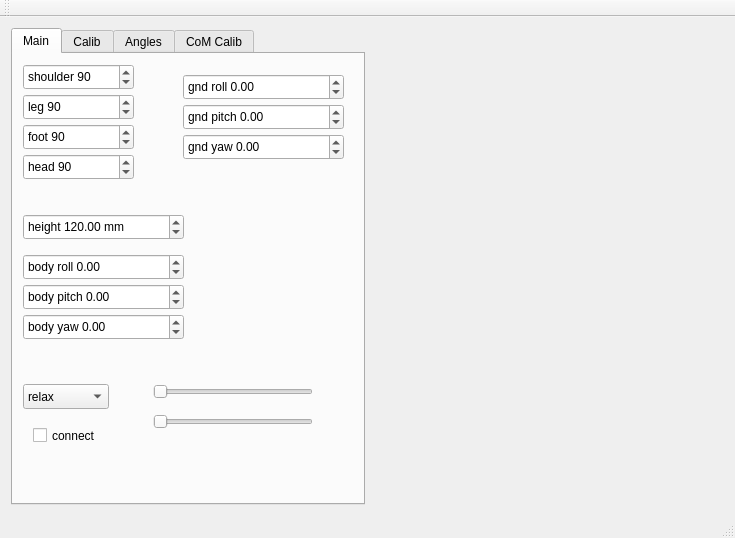
<?xml version="1.0" encoding="UTF-8"?>
<ui version="4.0">
 <class>MainWindow</class>
 <widget class="QMainWindow" name="MainWindow">
  <property name="geometry">
   <rect>
    <x>0</x>
    <y>0</y>
    <width>735</width>
    <height>538</height>
   </rect>
  </property>
  <property name="windowTitle">
   <string>MainWindow</string>
  </property>
  <widget class="QWidget" name="centralWidget">
   <layout class="QVBoxLayout" name="verticalLayout">
    <item>
     <layout class="QHBoxLayout" name="horizontalLayout">
      <item>
       <widget class="QTabWidget" name="tabWidget">
        <property name="sizePolicy">
         <sizepolicy hsizetype="Fixed" vsizetype="Expanding">
          <horstretch>0</horstretch>
          <verstretch>0</verstretch>
         </sizepolicy>
        </property>
        <property name="minimumSize">
         <size>
          <width>350</width>
          <height>0</height>
         </size>
        </property>
        <property name="maximumSize">
         <size>
          <width>450</width>
          <height>16777215</height>
         </size>
        </property>
        <property name="currentIndex">
         <number>0</number>
        </property>
        <widget class="QWidget" name="tab">
         <attribute name="title">
          <string>Main</string>
         </attribute>
         <widget class="QSpinBox" name="sbShoulders">
          <property name="geometry">
           <rect>
            <x>10</x>
            <y>10</y>
            <width>111</width>
            <height>26</height>
           </rect>
          </property>
          <property name="prefix">
           <string>shoulder </string>
          </property>
          <property name="maximum">
           <number>180</number>
          </property>
          <property name="value">
           <number>90</number>
          </property>
         </widget>
         <widget class="QSpinBox" name="sbLegs">
          <property name="geometry">
           <rect>
            <x>10</x>
            <y>40</y>
            <width>111</width>
            <height>26</height>
           </rect>
          </property>
          <property name="prefix">
           <string>leg </string>
          </property>
          <property name="maximum">
           <number>180</number>
          </property>
          <property name="value">
           <number>90</number>
          </property>
         </widget>
         <widget class="QSpinBox" name="sbFoots">
          <property name="geometry">
           <rect>
            <x>10</x>
            <y>70</y>
            <width>111</width>
            <height>26</height>
           </rect>
          </property>
          <property name="prefix">
           <string>foot </string>
          </property>
          <property name="maximum">
           <number>180</number>
          </property>
          <property name="value">
           <number>90</number>
          </property>
         </widget>
         <widget class="QSpinBox" name="sbHead">
          <property name="geometry">
           <rect>
            <x>10</x>
            <y>100</y>
            <width>111</width>
            <height>26</height>
           </rect>
          </property>
          <property name="prefix">
           <string>head </string>
          </property>
          <property name="maximum">
           <number>180</number>
          </property>
          <property name="value">
           <number>90</number>
          </property>
         </widget>
         <widget class="QComboBox" name="cbAttitude">
          <property name="geometry">
           <rect>
            <x>10</x>
            <y>330</y>
            <width>86</width>
            <height>25</height>
           </rect>
          </property>
          <item>
           <property name="text">
            <string>relax</string>
           </property>
          </item>
          <item>
           <property name="text">
            <string>standing</string>
           </property>
          </item>
          <item>
           <property name="text">
            <string>walking</string>
           </property>
          </item>
          <item>
           <property name="text">
            <string>calibration</string>
           </property>
          </item>
          <item>
           <property name="text">
            <string>angles</string>
           </property>
          </item>
          <item>
           <property name="text">
            <string>com_calib</string>
           </property>
          </item>
         </widget>
         <widget class="QDoubleSpinBox" name="dspHeight">
          <property name="geometry">
           <rect>
            <x>10</x>
            <y>160</y>
            <width>161</width>
            <height>26</height>
           </rect>
          </property>
          <property name="prefix">
           <string>height </string>
          </property>
          <property name="suffix">
           <string> mm</string>
          </property>
          <property name="minimum">
           <double>60.000000000000000</double>
          </property>
          <property name="maximum">
           <double>150.000000000000000</double>
          </property>
          <property name="value">
           <double>120.000000000000000</double>
          </property>
         </widget>
         <widget class="QDoubleSpinBox" name="dspGroundRoll">
          <property name="geometry">
           <rect>
            <x>170</x>
            <y>20</y>
            <width>161</width>
            <height>26</height>
           </rect>
          </property>
          <property name="prefix">
           <string>gnd roll </string>
          </property>
          <property name="suffix">
           <string/>
          </property>
          <property name="minimum">
           <double>-60.000000000000000</double>
          </property>
          <property name="maximum">
           <double>60.000000000000000</double>
          </property>
          <property name="value">
           <double>0.000000000000000</double>
          </property>
         </widget>
         <widget class="QDoubleSpinBox" name="dspGroundPitch">
          <property name="geometry">
           <rect>
            <x>170</x>
            <y>50</y>
            <width>161</width>
            <height>26</height>
           </rect>
          </property>
          <property name="prefix">
           <string>gnd pitch </string>
          </property>
          <property name="suffix">
           <string/>
          </property>
          <property name="minimum">
           <double>-60.000000000000000</double>
          </property>
          <property name="maximum">
           <double>60.000000000000000</double>
          </property>
          <property name="value">
           <double>0.000000000000000</double>
          </property>
         </widget>
         <widget class="QDoubleSpinBox" name="dspBodyRoll">
          <property name="geometry">
           <rect>
            <x>10</x>
            <y>200</y>
            <width>161</width>
            <height>26</height>
           </rect>
          </property>
          <property name="prefix">
           <string>body roll </string>
          </property>
          <property name="suffix">
           <string/>
          </property>
          <property name="minimum">
           <double>-60.000000000000000</double>
          </property>
          <property name="maximum">
           <double>60.000000000000000</double>
          </property>
          <property name="value">
           <double>0.000000000000000</double>
          </property>
         </widget>
         <widget class="QDoubleSpinBox" name="dspBodyPitch">
          <property name="geometry">
           <rect>
            <x>10</x>
            <y>230</y>
            <width>161</width>
            <height>26</height>
           </rect>
          </property>
          <property name="prefix">
           <string>body pitch </string>
          </property>
          <property name="suffix">
           <string/>
          </property>
          <property name="minimum">
           <double>-60.000000000000000</double>
          </property>
          <property name="maximum">
           <double>60.000000000000000</double>
          </property>
          <property name="value">
           <double>0.000000000000000</double>
          </property>
         </widget>
         <widget class="QDoubleSpinBox" name="dspBodyYaw">
          <property name="geometry">
           <rect>
            <x>10</x>
            <y>260</y>
            <width>161</width>
            <height>26</height>
           </rect>
          </property>
          <property name="prefix">
           <string>body yaw </string>
          </property>
          <property name="suffix">
           <string/>
          </property>
          <property name="minimum">
           <double>-60.000000000000000</double>
          </property>
          <property name="maximum">
           <double>60.000000000000000</double>
          </property>
          <property name="value">
           <double>0.000000000000000</double>
          </property>
         </widget>
         <widget class="QCheckBox" name="cbConnect">
          <property name="geometry">
           <rect>
            <x>20</x>
            <y>370</y>
            <width>92</width>
            <height>23</height>
           </rect>
          </property>
          <property name="text">
           <string>connect</string>
          </property>
         </widget>
         <widget class="QDoubleSpinBox" name="dspGroundYaw">
          <property name="geometry">
           <rect>
            <x>170</x>
            <y>80</y>
            <width>161</width>
            <height>26</height>
           </rect>
          </property>
          <property name="prefix">
           <string>gnd yaw </string>
          </property>
          <property name="suffix">
           <string/>
          </property>
          <property name="minimum">
           <double>-60.000000000000000</double>
          </property>
          <property name="maximum">
           <double>60.000000000000000</double>
          </property>
          <property name="value">
           <double>0.000000000000000</double>
          </property>
         </widget>
         <widget class="QSlider" name="gait_width">
          <property name="geometry">
           <rect>
            <x>140</x>
            <y>330</y>
            <width>160</width>
            <height>16</height>
           </rect>
          </property>
          <property name="maximum">
           <number>60</number>
          </property>
          <property name="orientation">
           <enum>Qt::Horizontal</enum>
          </property>
         </widget>
         <widget class="QSlider" name="gait_speed">
          <property name="geometry">
           <rect>
            <x>140</x>
            <y>360</y>
            <width>160</width>
            <height>16</height>
           </rect>
          </property>
          <property name="maximum">
           <number>100</number>
          </property>
          <property name="orientation">
           <enum>Qt::Horizontal</enum>
          </property>
         </widget>
        </widget>
        <widget class="QWidget" name="Calib">
         <attribute name="title">
          <string>Calib</string>
         </attribute>
         <widget class="QComboBox" name="cbCalibCahnnel">
          <property name="geometry">
           <rect>
            <x>40</x>
            <y>30</y>
            <width>86</width>
            <height>25</height>
           </rect>
          </property>
          <item>
           <property name="text">
            <string>FL</string>
           </property>
          </item>
          <item>
           <property name="text">
            <string>FR</string>
           </property>
          </item>
          <item>
           <property name="text">
            <string>HL</string>
           </property>
          </item>
          <item>
           <property name="text">
            <string>HR</string>
           </property>
          </item>
         </widget>
         <widget class="QDoubleSpinBox" name="dsbCalixX">
          <property name="geometry">
           <rect>
            <x>40</x>
            <y>80</y>
            <width>191</width>
            <height>26</height>
           </rect>
          </property>
          <property name="prefix">
           <string>X </string>
          </property>
          <property name="suffix">
           <string> mm</string>
          </property>
          <property name="minimum">
           <double>-200.000000000000000</double>
          </property>
          <property name="maximum">
           <double>200.000000000000000</double>
          </property>
          <property name="singleStep">
           <double>0.100000000000000</double>
          </property>
         </widget>
         <widget class="QDoubleSpinBox" name="dsbCalixY">
          <property name="geometry">
           <rect>
            <x>40</x>
            <y>110</y>
            <width>191</width>
            <height>26</height>
           </rect>
          </property>
          <property name="prefix">
           <string>Y </string>
          </property>
          <property name="suffix">
           <string> mm</string>
          </property>
          <property name="minimum">
           <double>-200.000000000000000</double>
          </property>
          <property name="maximum">
           <double>200.000000000000000</double>
          </property>
          <property name="singleStep">
           <double>0.100000000000000</double>
          </property>
         </widget>
         <widget class="QDoubleSpinBox" name="dsbCalixZ">
          <property name="geometry">
           <rect>
            <x>40</x>
            <y>140</y>
            <width>191</width>
            <height>26</height>
           </rect>
          </property>
          <property name="prefix">
           <string>Z </string>
          </property>
          <property name="suffix">
           <string> mm</string>
          </property>
          <property name="minimum">
           <double>-200.000000000000000</double>
          </property>
          <property name="maximum">
           <double>200.000000000000000</double>
          </property>
          <property name="singleStep">
           <double>0.100000000000000</double>
          </property>
         </widget>
         <widget class="QDoubleSpinBox" name="dspHeight_2">
          <property name="geometry">
           <rect>
            <x>40</x>
            <y>200</y>
            <width>161</width>
            <height>26</height>
           </rect>
          </property>
          <property name="prefix">
           <string>height </string>
          </property>
          <property name="suffix">
           <string> mm</string>
          </property>
          <property name="minimum">
           <double>60.000000000000000</double>
          </property>
          <property name="maximum">
           <double>150.000000000000000</double>
          </property>
          <property name="value">
           <double>80.000000000000000</double>
          </property>
         </widget>
        </widget>
        <widget class="QWidget" name="tab_2">
         <attribute name="title">
          <string>Angles</string>
         </attribute>
         <widget class="QSpinBox" name="sbAngleId">
          <property name="geometry">
           <rect>
            <x>30</x>
            <y>20</y>
            <width>161</width>
            <height>26</height>
           </rect>
          </property>
          <property name="prefix">
           <string>ch </string>
          </property>
          <property name="minimum">
           <number>0</number>
          </property>
          <property name="maximum">
           <number>15</number>
          </property>
          <property name="value">
           <number>0</number>
          </property>
         </widget>
         <widget class="QDoubleSpinBox" name="dsbAngles_angle">
          <property name="geometry">
           <rect>
            <x>30</x>
            <y>60</y>
            <width>161</width>
            <height>26</height>
           </rect>
          </property>
          <property name="prefix">
           <string>angle </string>
          </property>
          <property name="maximum">
           <double>180.000000000000000</double>
          </property>
          <property name="value">
           <double>90.000000000000000</double>
          </property>
         </widget>
        </widget>
        <widget class="QWidget" name="tab_3">
         <attribute name="title">
          <string>CoM Calib</string>
         </attribute>
         <widget class="QSpinBox" name="sbCOM_LegUp">
          <property name="geometry">
           <rect>
            <x>30</x>
            <y>20</y>
            <width>141</width>
            <height>26</height>
           </rect>
          </property>
          <property name="suffix">
           <string> up</string>
          </property>
          <property name="prefix">
           <string>leg </string>
          </property>
          <property name="minimum">
           <number>-1</number>
          </property>
          <property name="maximum">
           <number>3</number>
          </property>
          <property name="value">
           <number>-1</number>
          </property>
         </widget>
         <widget class="QDoubleSpinBox" name="dsbCOM_dx">
          <property name="geometry">
           <rect>
            <x>30</x>
            <y>70</y>
            <width>181</width>
            <height>26</height>
           </rect>
          </property>
          <property name="prefix">
           <string>dx </string>
          </property>
          <property name="minimum">
           <double>-100.000000000000000</double>
          </property>
          <property name="maximum">
           <double>100.000000000000000</double>
          </property>
         </widget>
         <widget class="QDoubleSpinBox" name="dsbCOM_dy">
          <property name="geometry">
           <rect>
            <x>30</x>
            <y>100</y>
            <width>181</width>
            <height>26</height>
           </rect>
          </property>
          <property name="prefix">
           <string>dy </string>
          </property>
          <property name="minimum">
           <double>-100.000000000000000</double>
          </property>
          <property name="maximum">
           <double>100.000000000000000</double>
          </property>
         </widget>
        </widget>
       </widget>
      </item>
      <item>
       <widget class="IPM_Plot3D_Widget" name="widget" native="true"/>
      </item>
     </layout>
    </item>
   </layout>
  </widget>
  <widget class="QMenuBar" name="menuBar">
   <property name="geometry">
    <rect>
     <x>0</x>
     <y>0</y>
     <width>735</width>
     <height>22</height>
    </rect>
   </property>
  </widget>
  <widget class="QToolBar" name="mainToolBar">
   <attribute name="toolBarArea">
    <enum>TopToolBarArea</enum>
   </attribute>
   <attribute name="toolBarBreak">
    <bool>false</bool>
   </attribute>
  </widget>
  <widget class="QStatusBar" name="statusBar"/>
 </widget>
 <layoutdefault spacing="6" margin="11"/>
 <customwidgets>
  <customwidget>
   <class>IPM_Plot3D_Widget</class>
   <extends>QWidget</extends>
   <header location="global">IPM_Plot/IPM_Plot3D_Widget.h</header>
   <container>1</container>
  </customwidget>
 </customwidgets>
 <resources/>
 <connections/>
</ui>
